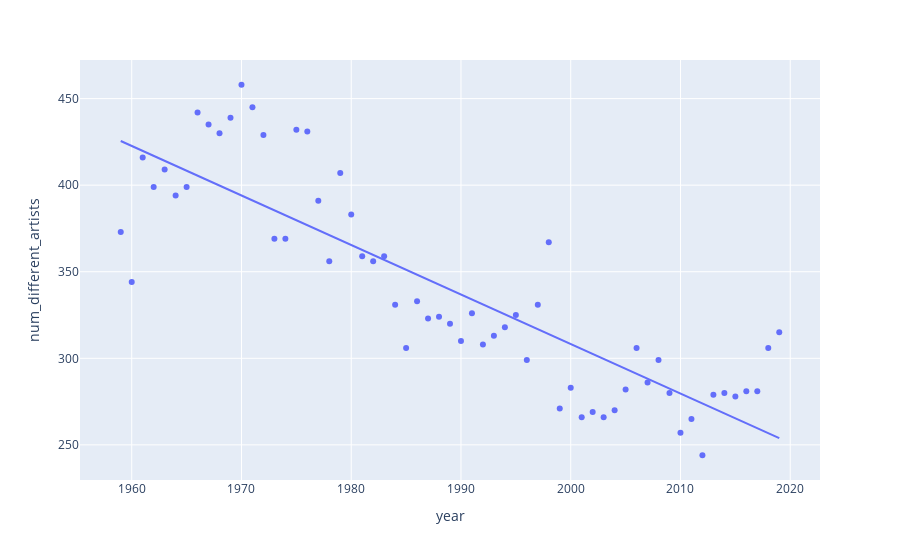

Here is the notebook cell this chart was saved with:
### Code cell
fig = px.scatter(metrics, x = 'year', y = 'num_different_artists', trendline = 'ols')
fig.show()

### Figure 1 — Plotly figure (JSON) as saved in the notebook; plotly's stock layout.template omitted (floating-point values rounded to 4 significant figures)
{"data": [{"hovertemplate": "year=%{x}<br>num_different_artists=%{y}<extra></extra>", "legendgroup": "", "marker": {"color": "#636efa", "symbol": "circle"}, "mode": "markers", "name": "", "orientation": "v", "showlegend": false, "type": "scatter", "x": [1959, 1960, 1961, 1962, 1963, 1964, 1965, 1966, 1967, 1968, 1969, 1970, 1971, 1972, 1973, 1974, 1975, 1976, 1977, 1978, 1979, 1980, 1981, 1982, 1983, 1984, 1985, 1986, 1987, 1988, 1989, 1990, 1991, 1992, 1993, 1994, 1995, 1996, 1997, 1998, 1999, 2000, 2001, 2002, 2003, 2004, 2005, 2006, 2007, 2008, 2009, 2010, 2011, 2012, 2013, 2014, 2015, 2016, 2017, 2018, 2019], "xaxis": "x", "y": [373, 344, 416, 399, 409, 394, 399, 442, 435, 430, 439, 458, 445, 429, 369, 369, 432, 431, 391, 356, 407, 383, 359, 356, 359, 331, 306, 333, 323, 324, 320, 310, 326, 308, 313, 318, 325, 299, 331, 367, 271, 283, 266, 269, 266, 270, 282, 306, 286, 299, 280, 257, 265, 244, 279, 280, 278, 281, 281, 306, 315], "yaxis": "y"}, {"hovertemplate": "<b>OLS trendline</b><br>num_different_artists = -2.86018 * year + 6028.6<br>R<sup>2</sup>=0.730204<br><br>year=%{x}<br>num_different_artists=%{y} <b>(trend)</b><extra></extra>", "legendgroup": "", "marker": {"color": "#636efa", "symbol": "circle"}, "mode": "lines", "name": "", "showlegend": false, "type": "scatter", "x": [1959, 1960, 1961, 1962, 1963, 1964, 1965, 1966, 1967, 1968, 1969, 1970, 1971, 1972, 1973, 1974, 1975, 1976, 1977, 1978, 1979, 1980, 1981, 1982, 1983, 1984, 1985, 1986, 1987, 1988, 1989, 1990, 1991, 1992, 1993, 1994, 1995, 1996, 1997, 1998, 1999, 2000, 2001, 2002, 2003, 2004, 2005, 2006, 2007, 2008, 2009, 2010, 2011, 2012, 2013, 2014, 2015, 2016, 2017, 2018, 2019], "xaxis": "x", "y": [425.5, 422.7, 419.8, 416.9, 414.1, 411.2, 408.3, 405.5, 402.6, 399.8, 396.9, 394.0, 391.2, 388.3, 385.5, 382.6, 379.7, 376.9, 374.0, 371.2, 368.3, 365.4, 362.6, 359.7, 356.9, 354.0, 351.1, 348.3, 345.4, 342.6, 339.7, 336.8, 334.0, 331.1, 328.3, 325.4, 322.5, 319.7, 316.8, 314.0, 311.1, 308.2, 305.4, 302.5, 299.7, 296.8, 293.9, 291.1, 288.2, 285.4, 282.5, 279.6, 276.8, 273.9, 271.1, 268.2, 265.3, 262.5, 259.6, 256.8, 253.9], "yaxis": "y"}], "layout": {"legend": {"tracegroupgap": 0}, "margin": {"t": 60}, "xaxis": {"anchor": "y", "domain": [0, 1], "title": {"text": "year"}}, "yaxis": {"anchor": "x", "domain": [0, 1], "title": {"text": "num_different_artists"}}}}
